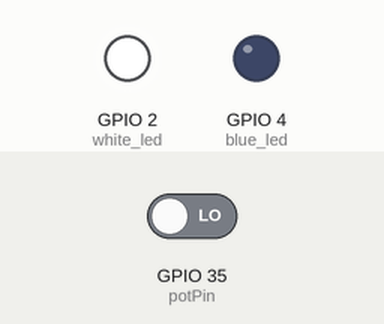
A sketch run on a simulated ESP32. On the bench: output pins drawn as LEDs (lit = HIGH). The test bench sets the inputs (shaded band); at power-on: GPIO 35 (potPin) LOW.

Above: at 0.05 s.
At 1.55 s:
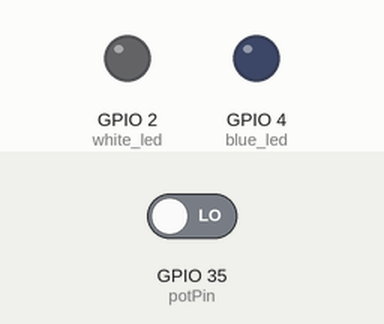
At 2.85 s:
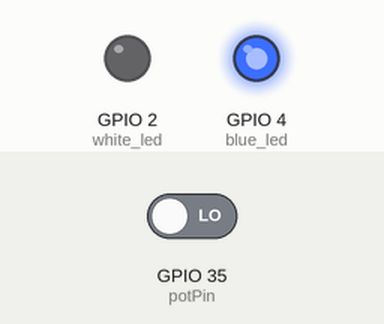
Timing chart, 0 to 3.1 s (numbered marks = the images above):
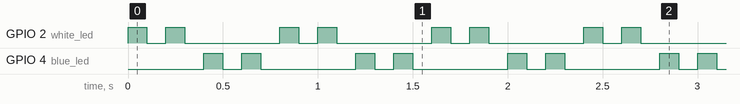

Measured:
- by itself, GPIO 2 (white_led), GPIO 4 (blue_led): repeats every 0.80 s: LOW 0.10 s, HIGH 0.10 s, LOW 0.50 s, HIGH 0.10 s

The sketch:

sketch.ino
```cpp
const int potPin = 35; //Analog input from potentiometer
int sensorValue = 0;   //value read from potentiometer
int timer = 0;   //Delay Value

// Set digital pins 12 and 11 as outputs
void setup(){
  pinMode(2, OUTPUT);   //white led
  pinMode(4, OUTPUT);  //blue led

  pinMode(35, INPUT);
}

// Start a loop to turn LEDs on and off with a delay in between
void loop(){
  sensorValue = digitalRead(potPin);    // Read value from the
                                    // potentiometer

  timer = map(sensorValue, 0, 4095, 100, 5000);  //Delay 10 to 500 ms
//NB map() converts a range of numbers to another range of numbers, in
//In this case 0 - 4095 which is the range of values for esp32 input to ---
//to 10ms - 500ms which we want it to be. Think of it like scaling
  digitalWrite(2, HIGH);
  delay(timer);
  digitalWrite(2, LOW);
  delay(timer);
  digitalWrite(2, HIGH);
  delay(timer);
  digitalWrite(2, LOW);
  delay(timer);
  digitalWrite(4, HIGH);
  delay(timer);
  digitalWrite(4, LOW);
  delay(timer);
  digitalWrite(4, HIGH);
  delay(timer);
  digitalWrite(4, LOW);
  delay(timer);
}
```
